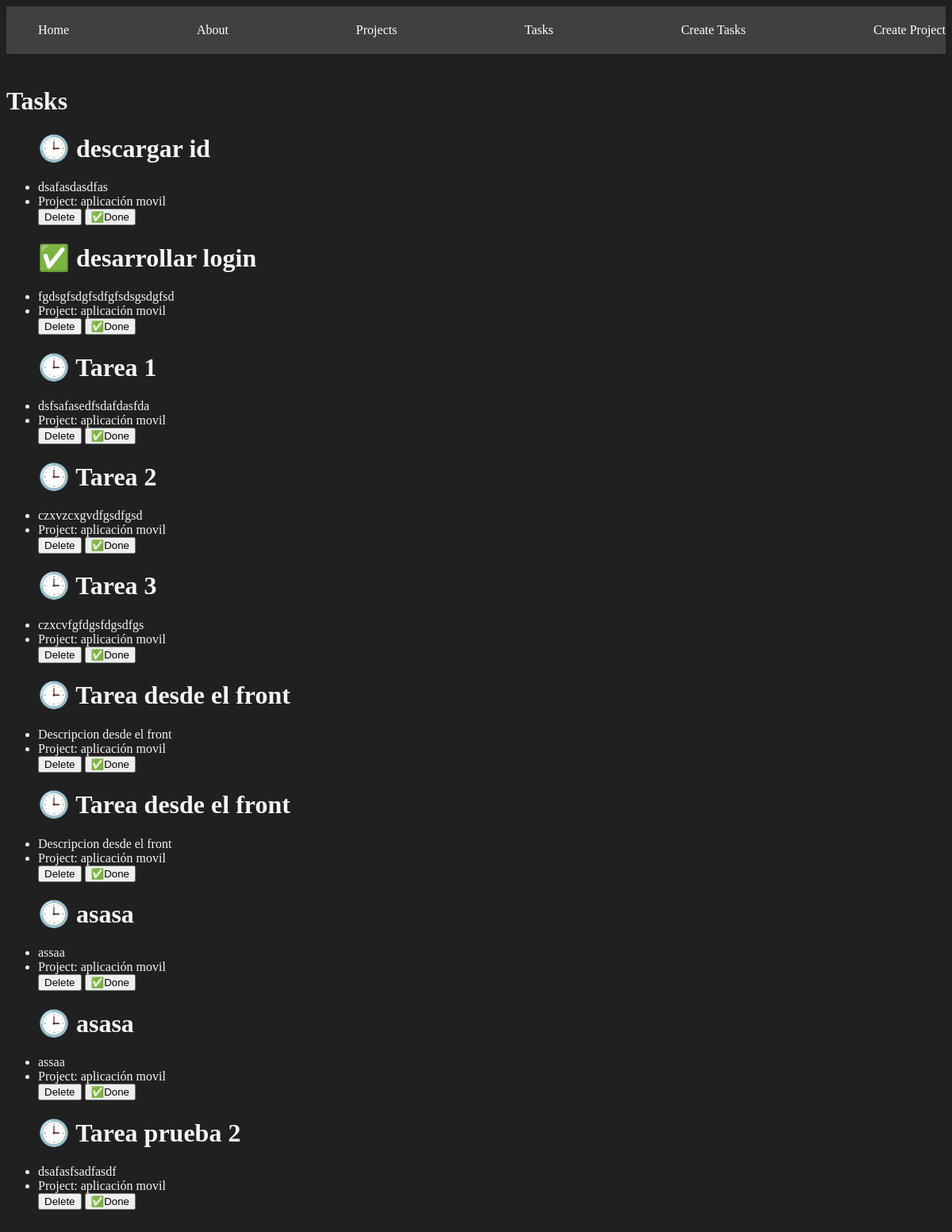
/tasks/, run on the app's committed database.
### myapp/models.py (models this page shows, shortened)
class Task(models.Model):
    title = models.CharField(max_length=200)
    description = models.TextField()
    project = models.ForeignKey(Project, on_delete=models.CASCADE)
    done = models.BooleanField(default=False)

class Project(models.Model):
    name = models.CharField(max_length=200)

### myapp/views.py (the view)
# urls.py: path('tasks/', views.tasks, name="tasks"),
def tasks(request):
    tasks = Task.objects.all()
    return render(request, 'tasks/tasks.html', {
        'tasks': tasks
    })

### myapp/templates/tasks/tasks.html
{% extends 'layouts/base.html' %}
{% block content %}
<h1>Tasks</h1>
{% for task in tasks %}
<div>
  <ul>
    <h1>{% if task.done == False %} 🕒 {% else %} ✅ {% endif %}{{ task.title }} </h1>
    <li>{{ task.description }}</li>
    <li>Project: {{ task.project.name }}</li>
    <button>Delete</button>
    <button>✅Done</button>
  </ul>
</div>
{% endfor %}
{% endblock %}

### myapp/templates/layouts/base.html (shortened to what this page needs)
{% load static %}
<!DOCTYPE html>
<html lang="en">
<head>
  <link rel="stylesheet" href="{% static 'styles/main.css' %}">
</head>
<body>
  <nav class="navbar conatiner">
    <ul>
      <li><a href="{% url 'index' %}">Home</a></li>
      <li><a href="{% url 'about' %}">About</a></li>
      <li><a href="{% url 'projects' %}">Projects</a></li>
      <li><a href="{% url 'tasks' %}">Tasks</a></li>
      <li><a href="{% url 'create_task' %}">Create Tasks</a></li>
      <li><a href="{% url 'create_project' %}">Create Project</a></li>
    </ul>
  </nav>
<main class="container">
  {% block content %}
  {% endblock %}
</main>
</body>
</html>

### myapp/static/styles/main.css (style rules this page uses)
body { background: #202020; color: whitesmoke; }
.navbar { background: #404040; padding: 5px 0; }
.navbar ul { display: flex; justify-content: space-between; }
.navbar ul li { list-style: none; }
.navbar ul li a { color: white; text-decoration: none; }
.container { max-width: 1200px; margin: auto; padding: 20px 0; }

### data on the page
Task: title "descargar id", description "dsafasdasdfas", project.name "aplicación movil"
Task: title "desarrollar login", description "fgdsgfsdgfsdfgfsdsgsdgfsd", project.name "aplicación movil"
Task: title "Tarea 1", description "dsfsafasedfsdafdasfda", project.name "aplicación movil"
Task: title "Tarea 2", description "czxvzcxgvdfgsdfgsd", project.name "aplicación movil"
Task: title "Tarea 3", description "czxcvfgfdgsfdgsdfgs", project.name "aplicación movil"
Task: title "Tarea desde el front", description "Descripcion desde el front", project.name "aplicación movil"
Task: title "Tarea desde el front", description "Descripcion desde el front", project.name "aplicación movil"
Task: title "asasa", description "assaa", project.name "aplicación movil"
Task: title "asasa", description "assaa", project.name "aplicación movil"
Task: title "Tarea prueba 2", description "dsafasfsadfasdf", project.name "aplicación movil"
